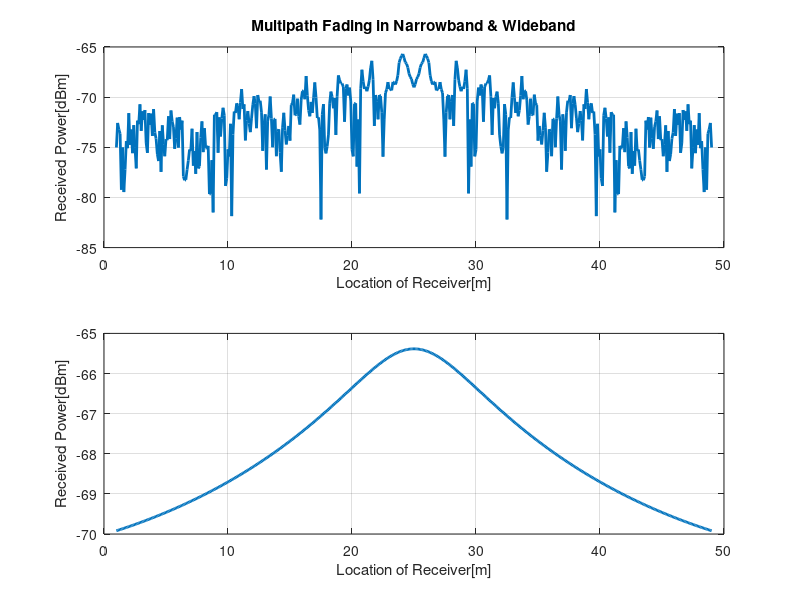
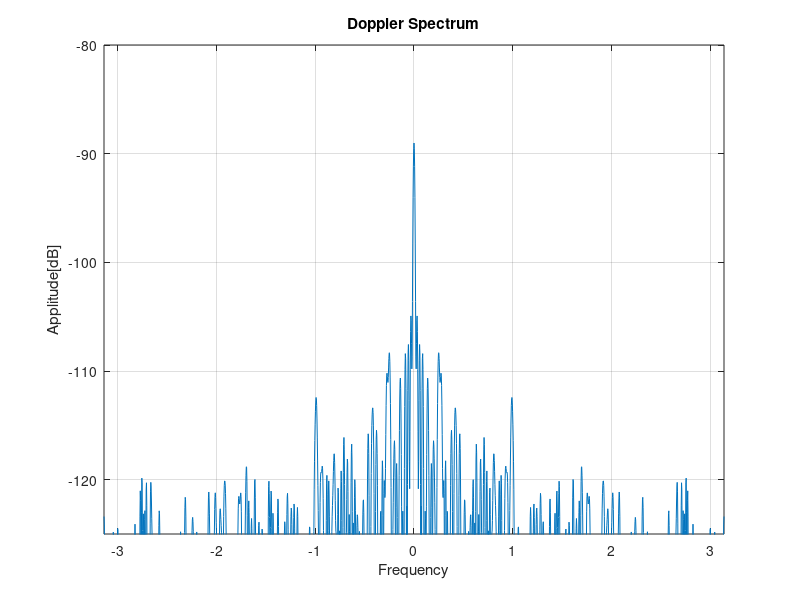
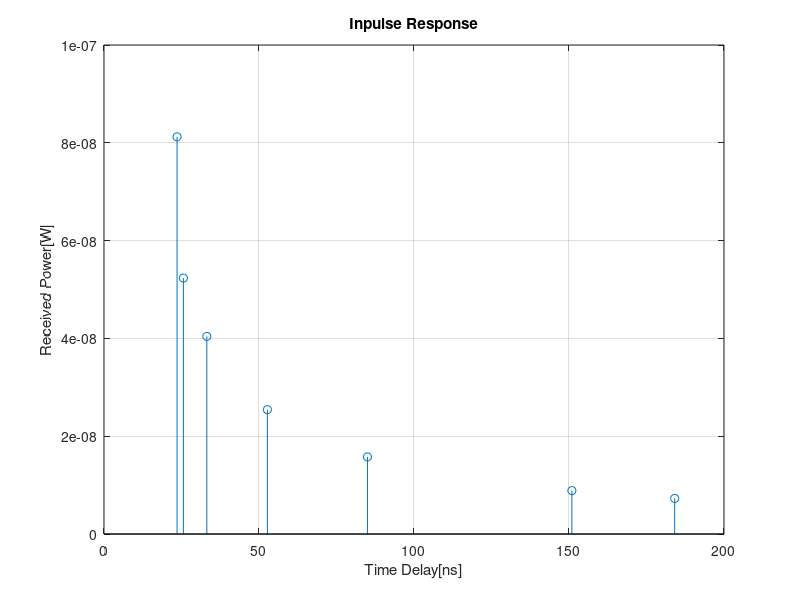
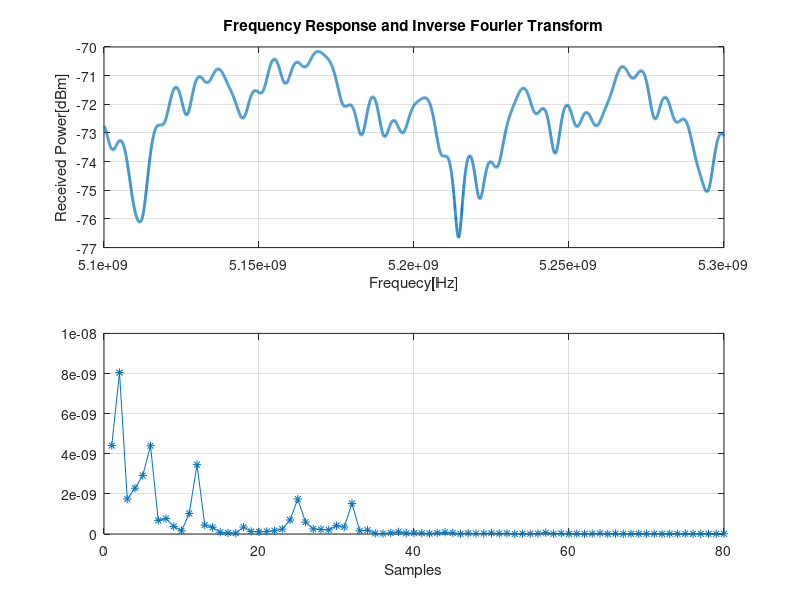

The MATLAB script that drew these images, in order: (Note: this script raises an error after producing the figures.)
%% This is sample code for ECE 506 project 1
%% Start from Part II
clear all; close all;
f=2.4e9;
c=3e8;

% coordinate of transmitter and receiver
xt=25;
yt=10;

xr=1:0.1:49;
yr=5;

% path length of 7 paths
d1=sqrt((xt-xr).^2+(yt-yr)^2);
d2=sqrt((100-xt-xr).^2+(yt-yr)^2);
d3=sqrt((xt-xr).^2+(yt+yr)^2);
d4=sqrt((xt+xr).^2+(yt-yr)^2);
d5=sqrt((xt-xr).^2+(40-yt-yr)^2);
d6=sqrt((xt-xr).^2+(yt-yr)^2+9);
d7=sqrt((xt-xr).^2+(yt-yr)^2+49);
d=[d1;d2;d3;d4;d5;d6;d7];

% phase
phi1=2*pi*f*d1./c;
phi2=2*pi*f*d2./c+pi;
phi3=2*pi*f*d3./c+pi;
phi4=2*pi*f*d4./c+pi;
phi5=2*pi*f*d5./c+pi;
phi6=2*pi*f*d6./c+pi;
phi7=2*pi*f*d7./c+pi;

% delay
t1=d1./c.*1e9;
t2=d2./c.*1e9;
t3=d3./c.*1e9;
t4=d4./c.*1e9;
t5=d5./c.*1e9;
t6=d6./c.*1e9;
t7=d7./c.*1e9;

% amplitude
a0=sqrt(c./((4.*pi.*f).^2));
a1=a0./d1.*exp(1i.*phi1);
a2=0.7.*a0./d2.*exp(1i.*phi2);
a3=0.7.*a0./d3.*exp(1i.*phi3);
a4=0.7.*a0./d4.*exp(1i.*phi4);
a5=0.7.*a0./d5.*exp(1i.*phi5);
a6=0.7.*a0./d6.*exp(1i.*phi6);
a7=0.7.*a0./d7.*exp(1i.*phi7);

% Total Power (Narrowband & Wideband)
a_na=abs(a1+a2+a3+a4+a5+a6+a7); % narrow
a_wi=abs(a1)+abs(a2)+abs(a3)+abs(a4)+abs(a5)+abs(a6)+abs(a7); % wide band
figure(1)
subplot(2,1,1)
plot(xr,10*log10(a_na),'LineWidth',2);
grid on
xlabel('Location of Receiver[m]')
ylabel('Received Power[dBm]')
title('Multipath Fading in Narrowband & Wideband')
subplot(2,1,2)
plot(xr,10*log10(a_wi),'LineWidth',2);
grid on
xlabel('Location of Receiver[m]')
ylabel('Received Power[dBm]')

% Doppler Spectrum Using RT Results
figure(2)
w=-pi:pi/1000:pi;
X=zeros(1,length(w));
l1=length(a_na);
for i=1:length(w)
    for j=1:l1
    X(i)=X(i)+a_na(j).*exp(-1i*w(i)*j); % Discrete Time Fourier Transform
    end
end
plot(w,10*log10(abs(X).^2));
grid on
axis([-pi pi -125 -80])
title('Doppler Spectrum')
ylabel('Applitude[dB]')
xlabel('Frequency')

% Impulse Response of Multipath
figure(3)
index1=find(xr==30); % find index when receiver is at(25.9)
t_imp=[t1(index1) t2(index1) t3(index1) t4(index1) t5(index1) t6(index1) t7(index1)];
a_imp=abs([a1(index1) a2(index1) a3(index1) a4(index1) a5(index1) a6(index1) a7(index1)]);
stem(t_imp,a_imp);
grid on
title('Inpulse Response')
xlabel('Time Delay[ns]')
ylabel('Received Power[W]')

% inverse Fourier Transform
% coordinate of transmitter and receiver
f2=5.1e9:25e3:5.3e9;
l2=length(f2);

d_f=d(:,index1)';
l3=length(d_f);

phi_f=zeros(l2,l3);
phi_f(:,1)=(2*pi*f2'*d_f(1)./c);
phi_f(:,2:l3)=(2*pi*f2'*d_f(2:l3)./c+pi);

a_f=zeros(l2,l3);
a0_f=sqrt(c./((4.*pi.*f2').^2));
a_f(:,1)=a0_f./d_f(1).*exp(1i.*phi_f(:,1));
a_f(:,2:7)=0.7.*repmat(a0_f,[1,l3-1]).*exp(1i.*phi_f(:,2:l3))./repmat(d_f(2:l3),[l2,1]);
a_sum=abs(sum(a_f,2));
a_dB=10*log10(abs(sum(a_f,2)));
figure(4)
subplot(2,1,1)
plot(f2,a_dB,'LineWidth',2);
grid on
title('Frequency Response and Inverse Fourier Transform')
xlabel('Frequecy[Hz]')
ylabel('Received Power[dBm]')
x=zeros(1,80);
for i=1:1:80
    for j=1:1:l2
        x(i)=x(i)+(1/l2*a_sum(j)*exp(2*pi*1i*(j-1)*i/l2));
    end
end
subplot(2,1,2)
plot(abs(x),'-*');
grid on
xlabel('Samples')
% % ylabel('Magnitude')

% Narrowband Power vs Distance in meters
figure(5)
subplot(1,1,1)
plot(a_na,'LineWidth',2);
plot(d1,'LineWidth',2);
hold on
plot(d2,'LineWidth',2);
hold on
plot(d3,'LineWidth', 2);
hold on
plot(d4,'LineWidth', 2);
hold on
plot(d5,'LineWidth', 2);
hold on
plot(d6,'LineWidth', 2);
hold on
plot(d7,'LineWidth', 2);
hold off
grid on
title ('Narrowband Power vs Distance')
xlabel('NB Power[dBm]')
ylabel('Distance[m]')

% Narrowband Power vs Distance in meters
figure(6)
subplot(2,2,1)
plot(a1,'LineWidth',2);
hold on
plot(a2,'LineWidth',2);
hold on
plot(a3,'LineWidth', 2);
hold on
plot(a4,'LineWidth', 2);
hold on
plot(a5,'LineWidth', 2);
hold on
plot(a6,'LineWidth', 2);
hold on
plot(a7,'LineWidth', 2);
hold off

r1 = round(d1)
r2 = round(d2)
r3 = round(d3)
r4 = round(d4)
r5 = round(d5)
r6 = round(d6)
r7 = round(d7)

m1=max(r1(1,:));
m2=max(r2(1,:)); 
m3=max(r3(1,:)); 
m4=max(r4(1,:)); 
m5=max(r5(1,:)); 
m6=max(r6(1,:)); 
m7=max(r7(1,:)); 

e1=estimate(m1);
e2=estimate(m2);
e3=estimate(m3);
e4=estimate(m4);
e5=estimate(m5);
e6=estimate(m6);
e7=estimate(m7);

subplot(1,1,1)
grid on
plot(e1,'LineWidth',2);
hold on
plot(e2,'LineWidth', 2);
hold on
plot(e3,'LineWidth', 2);
hold on
plot(e4,'LineWidth', 2);
hold on
plot(e5,'LineWidth', 2);
hold on
plot(e6,'LineWidth', 2);
hold on
plot(e7,'LineWidth', 2);
hold off

grid on
title ('Power and Shadow Fading')
xlabel('NB Power[dBm]')
ylabel('Shadow Fading')

%TODO
function est = estimate(e)
        if e < 5
            est = 5
        end
        if e > 5 
            if e < 10
                est = 10
            end
        end
        if e > 10 
            if e < 30
                est = 30
            end
        end
        if e > 30
            if e < 50
                est = 41
            end
        end
        if e > 50
                est = 71
        end
end




